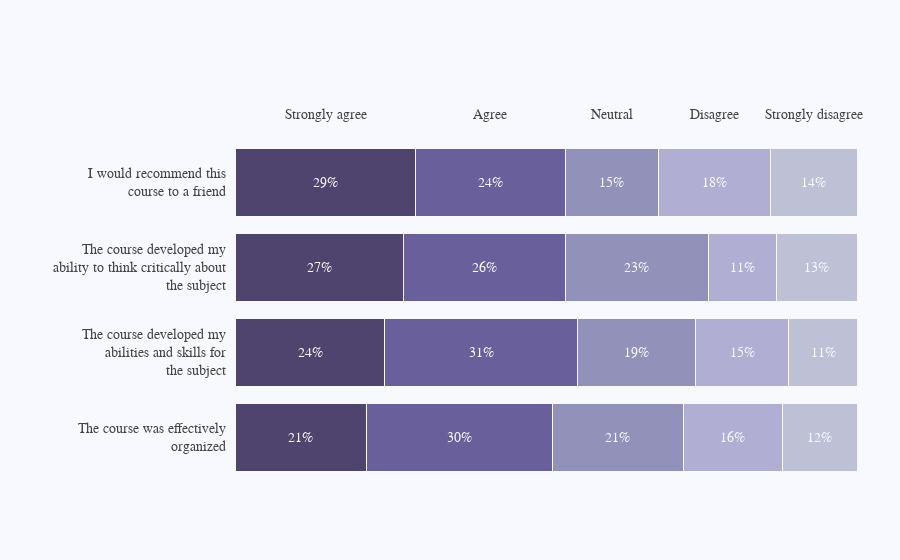

Here is the notebook cell this chart was saved with:
### Code cell
# Graphic Objects Plotly (Advanced Barchart)

# Create text label
top_labels = ['Strongly agree', 'Agree', 'Neutral', 'Disagree',
              'Strongly disagree']
# Define labels
colors = ['rgba(38, 24, 74, 0.8)', 'rgba(71, 58, 131, 0.8)',
          'rgba(122, 120, 168, 0.8)', 'rgba(164, 163, 204, 0.85)',
          'rgba(190, 192, 213, 1)']

# Create matrix for survey data (The sum of each vector must be 100 (Percentage))
x_data = [[21, 30, 21, 16, 12],
          [24, 31, 19, 15, 11],
          [27, 26, 23, 11, 13],
          [29, 24, 15, 18, 14]]

# Define y label axis
y_data = ['The course was effectively<br>organized',
          'The course developed my<br>abilities and skills ' +
          'for<br>the subject', 'The course developed ' +
          'my<br>ability to think critically about<br>the subject',
          'I would recommend this<br>course to a friend']

fig = go.Figure()

# Create base Barplot for each vector
for i in range(0, len(x_data[0])):
    for xd, yd in zip(x_data, y_data):
        fig.add_trace(go.Bar(
            x=[xd[i]], y=[yd],
            orientation='h',
            marker=dict(
                color=colors[i],
                line=dict(color='rgb(248, 248, 249)', width=1)
            )
        ))
        
# Add update layout to beautify the visualization
fig.update_layout(
    xaxis=dict(
        showgrid=False,
        showline=False,
        showticklabels=False,
        zeroline=False,
        domain=[0.15, 1]
    ),
    yaxis=dict(
        showgrid=False,
        showline=False,
        showticklabels=False,
        zeroline=False,
    ),
    barmode='stack',
    paper_bgcolor='rgb(248, 248, 255)',
    plot_bgcolor='rgb(248, 248, 255)',
    margin=dict(l=120, r=10, t=140, b=80),
    showlegend=False,
)

# Add label text
annotations = []
for yd, xd in zip(y_data, x_data):
    # labeling the y-axis
    annotations.append(dict(xref='paper', yref='y',
                            x=0.14, y=yd,
                            xanchor='right',
                            text=str(yd),
                            font=dict(family='Arial', size=14,
                                      color='rgb(67, 67, 67)'),
                            showarrow=False, align='right'))
    # labeling the first percentage of each bar (x_axis)
    annotations.append(dict(xref='x', yref='y',
                            x=xd[0] / 2, y=yd,
                            text=str(xd[0]) + '%',
                            font=dict(family='Arial', size=14,
                                      color='rgb(248, 248, 255)'),
                            showarrow=False))
    # labeling the first Likert scale (on the top)
    if yd == y_data[-1]:
        annotations.append(dict(xref='x', yref='paper',
                                x=xd[0] / 2, y=1.1,
                                text=top_labels[0],
                                font=dict(family='Arial', size=14,
                                          color='rgb(67, 67, 67)'),
                                showarrow=False))
    space = xd[0]
    for i in range(1, len(xd)):
            # labeling the rest of percentages for each bar (x_axis)
            annotations.append(dict(xref='x', yref='y',
                                    x=space + (xd[i]/2), y=yd,
                                    text=str(xd[i]) + '%',
                                    font=dict(family='Arial', size=14,
                                              color='rgb(248, 248, 255)'),
                                    showarrow=False))
            # labeling the Likert scale
            if yd == y_data[-1]:
                annotations.append(dict(xref='x', yref='paper',
                                        x=space + (xd[i]/2), y=1.1,
                                        text=top_labels[i],
                                        font=dict(family='Arial', size=14,
                                                  color='rgb(67, 67, 67)'),
                                        showarrow=False))
            space += xd[i]

fig.update_layout(annotations=annotations)

fig.show()

### Figure 1 — Plotly figure (JSON) as saved in the notebook; plotly's stock layout.template omitted (floating-point values rounded to 4 significant figures)
{"data": [{"marker": {"color": "rgba(38, 24, 74, 0.8)", "line": {"color": "rgb(248, 248, 249)", "width": 1}}, "orientation": "h", "type": "bar", "x": [21], "y": ["The course was effectively<br>organized"]}, {"marker": {"color": "rgba(38, 24, 74, 0.8)", "line": {"color": "rgb(248, 248, 249)", "width": 1}}, "orientation": "h", "type": "bar", "x": [24], "y": ["The course developed my<br>abilities and skills for<br>the subject"]}, {"marker": {"color": "rgba(38, 24, 74, 0.8)", "line": {"color": "rgb(248, 248, 249)", "width": 1}}, "orientation": "h", "type": "bar", "x": [27], "y": ["The course developed my<br>ability to think critically about<br>the subject"]}, {"marker": {"color": "rgba(38, 24, 74, 0.8)", "line": {"color": "rgb(248, 248, 249)", "width": 1}}, "orientation": "h", "type": "bar", "x": [29], "y": ["I would recommend this<br>course to a friend"]}, {"marker": {"color": "rgba(71, 58, 131, 0.8)", "line": {"color": "rgb(248, 248, 249)", "width": 1}}, "orientation": "h", "type": "bar", "x": [30], "y": ["The course was effectively<br>organized"]}, {"marker": {"color": "rgba(71, 58, 131, 0.8)", "line": {"color": "rgb(248, 248, 249)", "width": 1}}, "orientation": "h", "type": "bar", "x": [31], "y": ["The course developed my<br>abilities and skills for<br>the subject"]}, {"marker": {"color": "rgba(71, 58, 131, 0.8)", "line": {"color": "rgb(248, 248, 249)", "width": 1}}, "orientation": "h", "type": "bar", "x": [26], "y": ["The course developed my<br>ability to think critically about<br>the subject"]}, {"marker": {"color": "rgba(71, 58, 131, 0.8)", "line": {"color": "rgb(248, 248, 249)", "width": 1}}, "orientation": "h", "type": "bar", "x": [24], "y": ["I would recommend this<br>course to a friend"]}, {"marker": {"color": "rgba(122, 120, 168, 0.8)", "line": {"color": "rgb(248, 248, 249)", "width": 1}}, "orientation": "h", "type": "bar", "x": [21], "y": ["The course was effectively<br>organized"]}, {"marker": {"color": "rgba(122, 120, 168, 0.8)", "line": {"color": "rgb(248, 248, 249)", "width": 1}}, "orientation": "h", "type": "bar", "x": [19], "y": ["The course developed my<br>abilities and skills for<br>the subject"]}, {"marker": {"color": "rgba(122, 120, 168, 0.8)", "line": {"color": "rgb(248, 248, 249)", "width": 1}}, "orientation": "h", "type": "bar", "x": [23], "y": ["The course developed my<br>ability to think critically about<br>the subject"]}, {"marker": {"color": "rgba(122, 120, 168, 0.8)", "line": {"color": "rgb(248, 248, 249)", "width": 1}}, "orientation": "h", "type": "bar", "x": [15], "y": ["I would recommend this<br>course to a friend"]}, {"marker": {"color": "rgba(164, 163, 204, 0.85)", "line": {"color": "rgb(248, 248, 249)", "width": 1}}, "orientation": "h", "type": "bar", "x": [16], "y": ["The course was effectively<br>organized"]}, {"marker": {"color": "rgba(164, 163, 204, 0.85)", "line": {"color": "rgb(248, 248, 249)", "width": 1}}, "orientation": "h", "type": "bar", "x": [15], "y": ["The course developed my<br>abilities and skills for<br>the subject"]}, {"marker": {"color": "rgba(164, 163, 204, 0.85)", "line": {"color": "rgb(248, 248, 249)", "width": 1}}, "orientation": "h", "type": "bar", "x": [11], "y": ["The course developed my<br>ability to think critically about<br>the subject"]}, {"marker": {"color": "rgba(164, 163, 204, 0.85)", "line": {"color": "rgb(248, 248, 249)", "width": 1}}, "orientation": "h", "type": "bar", "x": [18], "y": ["I would recommend this<br>course to a friend"]}, {"marker": {"color": "rgba(190, 192, 213, 1)", "line": {"color": "rgb(248, 248, 249)", "width": 1}}, "orientation": "h", "type": "bar", "x": [12], "y": ["The course was effectively<br>organized"]}, {"marker": {"color": "rgba(190, 192, 213, 1)", "line": {"color": "rgb(248, 248, 249)", "width": 1}}, "orientation": "h", "type": "bar", "x": [11], "y": ["The course developed my<br>abilities and skills for<br>the subject"]}, {"marker": {"color": "rgba(190, 192, 213, 1)", "line": {"color": "rgb(248, 248, 249)", "width": 1}}, "orientation": "h", "type": "bar", "x": [13], "y": ["The course developed my<br>ability to think critically about<br>the subject"]}, {"marker": {"color": "rgba(190, 192, 213, 1)", "line": {"color": "rgb(248, 248, 249)", "width": 1}}, "orientation": "h", "type": "bar", "x": [14], "y": ["I would recommend this<br>course to a friend"]}], "layout": {"annotations": [{"align": "right", "font": {"color": "rgb(67, 67, 67)", "family": "Arial", "size": 14}, "showarrow": false, "text": "The course was effectively<br>organized", "x": 0.14, "xanchor": "right", "xref": "paper", "y": "The course was effectively<br>organized", "yref": "y"}, {"font": {"color": "rgb(248, 248, 255)", "family": "Arial", "size": 14}, "showarrow": false, "text": "21%", "x": 10.5, "xref": "x", "y": "The course was effectively<br>organized", "yref": "y"}, {"font": {"color": "rgb(248, 248, 255)", "family": "Arial", "size": 14}, "showarrow": false, "text": "30%", "x": 36, "xref": "x", "y": "The course was effectively<br>organized", "yref": "y"}, {"font": {"color": "rgb(248, 248, 255)", "family": "Arial", "size": 14}, "showarrow": false, "text": "21%", "x": 61.5, "xref": "x", "y": "The course was effectively<br>organized", "yref": "y"}, {"font": {"color": "rgb(248, 248, 255)", "family": "Arial", "size": 14}, "showarrow": false, "text": "16%", "x": 80, "xref": "x", "y": "The course was effectively<br>organized", "yref": "y"}, {"font": {"color": "rgb(248, 248, 255)", "family": "Arial", "size": 14}, "showarrow": false, "text": "12%", "x": 94, "xref": "x", "y": "The course was effectively<br>organized", "yref": "y"}, {"align": "right", "font": {"color": "rgb(67, 67, 67)", "family": "Arial", "size": 14}, "showarrow": false, "text": "The course developed my<br>abilities and skills for<br>the subject", "x": 0.14, "xanchor": "right", "xref": "paper", "y": "The course developed my<br>abilities and skills for<br>the subject", "yref": "y"}, {"font": {"color": "rgb(248, 248, 255)", "family": "Arial", "size": 14}, "showarrow": false, "text": "24%", "x": 12, "xref": "x", "y": "The course developed my<br>abilities and skills for<br>the subject", "yref": "y"}, {"font": {"color": "rgb(248, 248, 255)", "family": "Arial", "size": 14}, "showarrow": false, "text": "31%", "x": 39.5, "xref": "x", "y": "The course developed my<br>abilities and skills for<br>the subject", "yref": "y"}, {"font": {"color": "rgb(248, 248, 255)", "family": "Arial", "size": 14}, "showarrow": false, "text": "19%", "x": 64.5, "xref": "x", "y": "The course developed my<br>abilities and skills for<br>the subject", "yref": "y"}, {"font": {"color": "rgb(248, 248, 255)", "family": "Arial", "size": 14}, "showarrow": false, "text": "15%", "x": 81.5, "xref": "x", "y": "The course developed my<br>abilities and skills for<br>the subject", "yref": "y"}, {"font": {"color": "rgb(248, 248, 255)", "family": "Arial", "size": 14}, "showarrow": false, "text": "11%", "x": 94.5, "xref": "x", "y": "The course developed my<br>abilities and skills for<br>the subject", "yref": "y"}, {"align": "right", "font": {"color": "rgb(67, 67, 67)", "family": "Arial", "size": 14}, "showarrow": false, "text": "The course developed my<br>ability to think critically about<br>the subject", "x": 0.14, "xanchor": "right", "xref": "paper", "y": "The course developed my<br>ability to think critically about<br>the subject", "yref": "y"}, {"font": {"color": "rgb(248, 248, 255)", "family": "Arial", "size": 14}, "showarrow": false, "text": "27%", "x": 13.5, "xref": "x", "y": "The course developed my<br>ability to think critically about<br>the subject", "yref": "y"}, {"font": {"color": "rgb(248, 248, 255)", "family": "Arial", "size": 14}, "showarrow": false, "text": "26%", "x": 40, "xref": "x", "y": "The course developed my<br>ability to think critically about<br>the subject", "yref": "y"}, {"font": {"color": "rgb(248, 248, 255)", "family": "Arial", "size": 14}, "showarrow": false, "text": "23%", "x": 64.5, "xref": "x", "y": "The course developed my<br>ability to think critically about<br>the subject", "yref": "y"}, {"font": {"color": "rgb(248, 248, 255)", "family": "Arial", "size": 14}, "showarrow": false, "text": "11%", "x": 81.5, "xref": "x", "y": "The course developed my<br>ability to think critically about<br>the subject", "yref": "y"}, {"font": {"color": "rgb(248, 248, 255)", "family": "Arial", "size": 14}, "showarrow": false, "text": "13%", "x": 93.5, "xref": "x", "y": "The course developed my<br>ability to think critically about<br>the subject", "yref": "y"}, {"align": "right", "font": {"color": "rgb(67, 67, 67)", "family": "Arial", "size": 14}, "showarrow": false, "text": "I would recommend this<br>course to a friend", "x": 0.14, "xanchor": "right", "xref": "paper", "y": "I would recommend this<br>course to a friend", "yref": "y"}, {"font": {"color": "rgb(248, 248, 255)", "family": "Arial", "size": 14}, "showarrow": false, "text": "29%", "x": 14.5, "xref": "x", "y": "I would recommend this<br>course to a friend", "yref": "y"}, {"font": {"color": "rgb(67, 67, 67)", "family": "Arial", "size": 14}, "showarrow": false, "text": "Strongly agree", "x": 14.5, "xref": "x", "y": 1.1, "yref": "paper"}, {"font": {"color": "rgb(248, 248, 255)", "family": "Arial", "size": 14}, "showarrow": false, "text": "24%", "x": 41, "xref": "x", "y": "I would recommend this<br>course to a friend", "yref": "y"}, {"font": {"color": "rgb(67, 67, 67)", "family": "Arial", "size": 14}, "showarrow": false, "text": "Agree", "x": 41, "xref": "x", "y": 1.1, "yref": "paper"}, {"font": {"color": "rgb(248, 248, 255)", "family": "Arial", "size": 14}, "showarrow": false, "text": "15%", "x": 60.5, "xref": "x", "y": "I would recommend this<br>course to a friend", "yref": "y"}, {"font": {"color": "rgb(67, 67, 67)", "family": "Arial", "size": 14}, "showarrow": false, "text": "Neutral", "x": 60.5, "xref": "x", "y": 1.1, "yref": "paper"}, {"font": {"color": "rgb(248, 248, 255)", "family": "Arial", "size": 14}, "showarrow": false, "text": "18%", "x": 77, "xref": "x", "y": "I would recommend this<br>course to a friend", "yref": "y"}, {"font": {"color": "rgb(67, 67, 67)", "family": "Arial", "size": 14}, "showarrow": false, "text": "Disagree", "x": 77, "xref": "x", "y": 1.1, "yref": "paper"}, {"font": {"color": "rgb(248, 248, 255)", "family": "Arial", "size": 14}, "showarrow": false, "text": "14%", "x": 93, "xref": "x", "y": "I would recommend this<br>course to a friend", "yref": "y"}, {"font": {"color": "rgb(67, 67, 67)", "family": "Arial", "size": 14}, "showarrow": false, "text": "Strongly disagree", "x": 93, "xref": "x", "y": 1.1, "yref": "paper"}], "barmode": "stack", "margin": {"b": 80, "l": 120, "r": 10, "t": 140}, "paper_bgcolor": "rgb(248, 248, 255)", "plot_bgcolor": "rgb(248, 248, 255)", "showlegend": false, "xaxis": {"domain": [0.15, 1], "showgrid": false, "showline": false, "showticklabels": false, "zeroline": false}, "yaxis": {"showgrid": false, "showline": false, "showticklabels": false, "zeroline": false}}}
